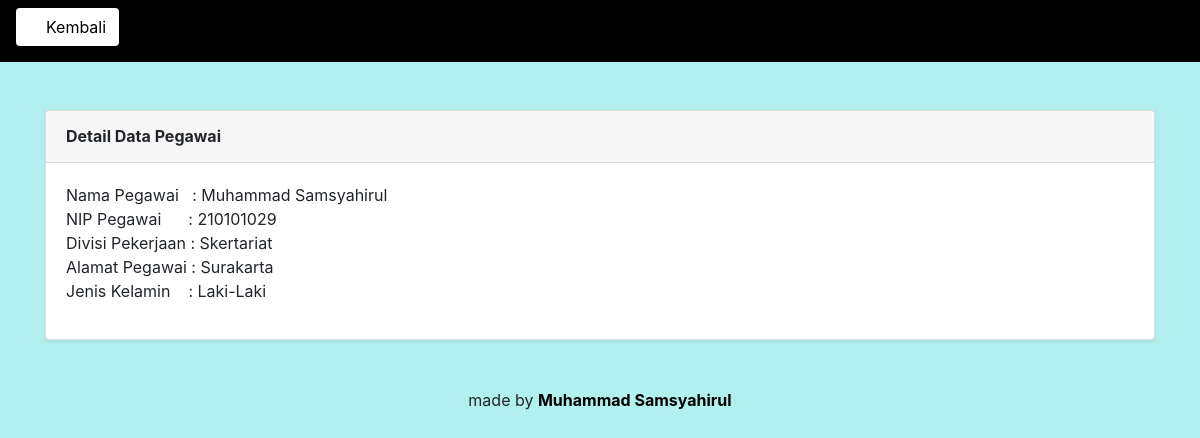
The page /lihatdata/11 on the database its author committed.
### simplecrud/models.py (models this page shows)
class Crudsimple(models.Model):
    id = models.IntegerField()
    id = models.AutoField(primary_key=True)
    nama = models.CharField(max_length=50)
    nip = models.IntegerField()
    divisi = models.CharField(max_length=50)
    alamat = models.CharField(max_length=50)
    gender = models.CharField(max_length=50)
    class Meta:
        db_table = "simplecrud"

### simplecrud/views.py (the view)
# urls.py: path('lihatdata/<int:id>',views.lihatdata)
def lihatdata(request, id):
    return render(request, "detail.html", {'lihatdatanya':Crudsimple.objects.get(id=id)})

### simplecrud/templates/detail.html (shortened to what this page needs)
<!DOCTYPE html>
<html lang="en">
<head>
  <nav class="navbar navbar-light justify-content-between" style="background-color: #000000;">
    <a href="/" class="btn mb-2" style="background-color:#ffffff; color:#000000"><i class="fas fa-reply"></i> Kembali</a>
  </nav>
  {% load static %}
  <link href="{% static 'fontawesome-free/css/all.min.css' %}" rel="stylesheet" type="text/css">
  <link href="{% static 'bootstrap/css/bootstrap.min.css' %}" rel="stylesheet">
</head>
<body style="background-color:#b2f0f0">
  <br> </br>
  <div class="container">
      <div class="card shadow-sm mb-4">
        <div class="card-header py-3">
          <h6 class="m-0 font-weight-bold">Detail Data Pegawai</h6>
        </div>
        <div class="card-body">
          <p>Nama Pegawai&nbsp; &nbsp;: {{lihatdatanya.nama}}<br>
            NIP Pegawai&nbsp; &nbsp; &nbsp; : {{lihatdatanya.nip}}&nbsp;<br>
            Divisi Pekerjaan : {{lihatdatanya.divisi}}<br>
            Alamat Pegawai : {{lihatdatanya.alamat}}<br>
            Jenis Kelamin&nbsp; &nbsp; : {{lihatdatanya.gender}}
          </p>
        </div>
      </div>
    <footer class="mt-5 mb-3">
      <div class="container my-auto">
        <div class="text-center my-auto">
          <span>made by <a href="https://github.com/msamsyahirul" target="_blank" style="color: #000000;"><b>Muhammad Samsyahirul</b><a></span>
        </div>
      </div>
    </footer>
  </div>
</body>
</html>

### rows shown on the page
Crudsimple: nama "Muhammad Samsyahirul", nip "210101029", divisi "Skertariat", alamat "Surakarta", gender "Laki-Laki"
